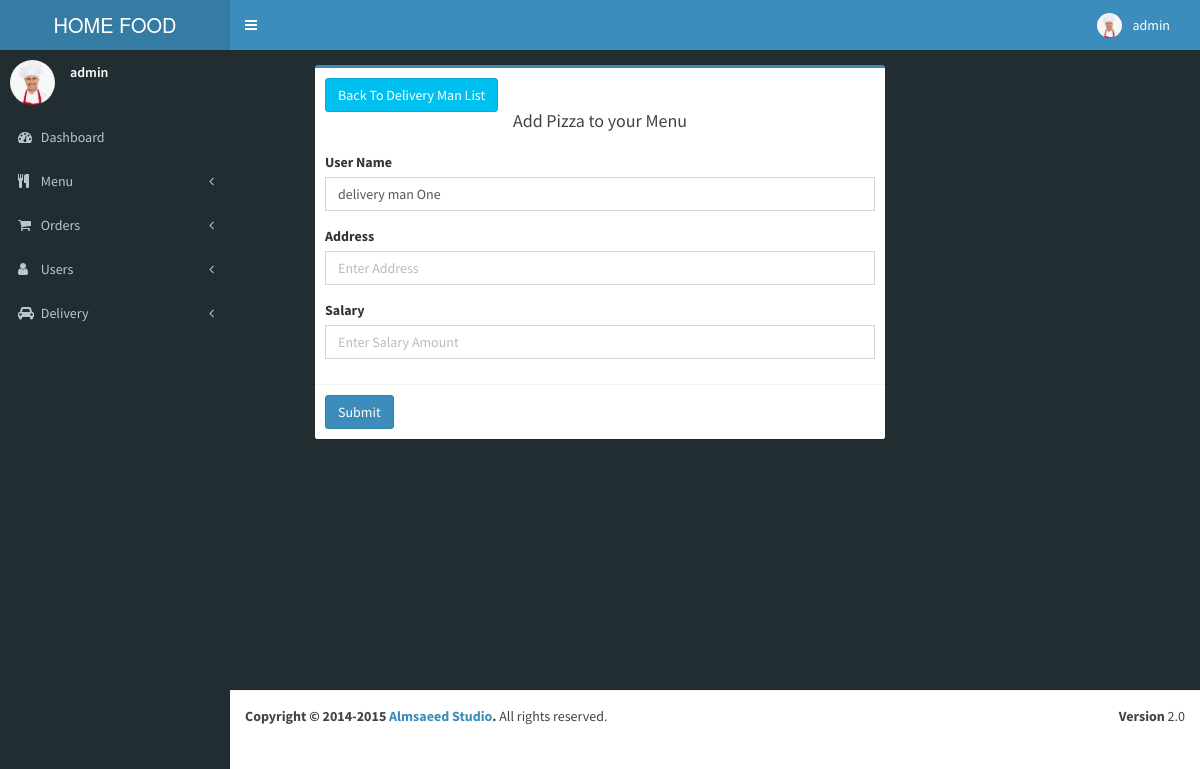
/admin/delivery_man_info.php?id=7 (signed in), run on the app's committed database.
### tables this page shows
CREATE TABLE `user` (
  `id` int(11) NOT NULL,
  `full_name` varchar(255) NOT NULL,
  `email` varchar(255) NOT NULL,
  `phone_number` varchar(255) NOT NULL,
  `password` varchar(255) NOT NULL,
  `user_role` varchar(255) NOT NULL,
  `user_address` varchar(500) DEFAULT NULL,
  `user_zip` varchar(10) DEFAULT NULL,
  `user_area` varchar(55) DEFAULT NULL,
  `shop_name` varchar(55) DEFAULT NULL,
  `nid_number` varchar(15) DEFAULT NULL,
  `profile_image` varchar(255) DEFAULT 'uploads/default-profile-picture.jpg'
);

### admin/delivery_man_info.php (the view, shortened to what this page needs)
<?php require('./_includes/head.php'); ?>
<?php require('./_includes/header.php'); ?>
<?php require('./_includes/sidebar.php'); ?>
        <section class="content">
          <div class="row">
            <div class="col-md-3"></div>
            <div class="col-md-6">
              <div class="box box-primary">
                <div class="box-header">
                  <a href="show_delivery_man_info.php"><button class="btn btn-info">Back To Delivery Man List</button></a>
                  <div class="text-center"><h3 class="box-title">Add Pizza to your Menu</h3></div>
                </div>
                <?php
                include_once '../db_connection.php';
                if ($_SERVER['REQUEST_METHOD'] === 'GET') {
                    if(isset($_GET['id'])){
                        $dman_id = $_GET['id'];
                        $sql = "SELECT * FROM user WHERE id = $dman_id";
                        $results = $conn->query($sql);
                        $userInfo = $results->fetch_assoc();
                    }
                }
                ?>
                <form role="form" action="delivery_man_info.php" method="POST">
                    <div class="box-body">
                        <div class="form-group">
                        <label for="exampleInputEmail1">User Name</label>
                        <input type="text" class="form-control" name="name" value="<?php echo $userInfo['full_name'];?>" id="exampleInputEmail1" placeholder="Enter Name">
                        </div>
                        <div class="form-group">
                        <label for="exampleInputEmail1">Address</label>
                        <input type="text" class="form-control" name="address" value="" id="exampleInputEmail1" placeholder="Enter Address">
                        </div>
                        <div class="form-group">
                        <label for="exampleInputEmail1">Salary</label>
                        <input type="text" class="form-control" name="salary" value="" id="exampleInputEmail1" placeholder="Enter Salary Amount">
                        </div>
                    </div>
                    <div class="box-footer">
                        <button type="submit" class="btn btn-primary">Submit</button>
                    </div>
                </form>
              </div>
            </div>
            <div class="col-md-3"></div>
          </div>
        </section>
      </div>
<?php require('./_includes/footer.php'); ?>

### admin/_includes/header.php (shortened to what this page needs)
<?php
$userID = $_SESSION['userID'];
if (!isset($_SESSION['isLoggedIn'])) {
  header('Location: ../signin.php');
  exit;
} elseif($_SESSION['userRole'] == 'admin' || $_SESSION['userRole'] == 'seller' ) {
  ?><header class="main-header">
  <a href="index.php" class="logo">HOME FOOD</a>
  <nav class="navbar navbar-static-top" role="navigation">
    <a href="#" class="sidebar-toggle" data-toggle="offcanvas" role="button">
    </a>
    <div class="navbar-custom-menu">
      <ul class="nav navbar-nav">
<?php
include_once '../db_connection.php';
$sql = "SELECT * FROM user WHERE id = $userID";
$user = $conn->query($sql);
$info = mysqli_fetch_assoc($user);
?>
        <li class="dropdown user user-menu">
          <a href="#" class="dropdown-toggle" data-toggle="dropdown">
            <img src="../<?php echo $info['profile_image']; ?>" class="user-image" alt="User Image" />
            <span class="hidden-xs"><?php echo $_SESSION['userName'] ?></span>
          </a>
        </li>
      </ul>
    </div>
  </nav>
</header>
<?php
}else{
  header('Location: ../index.php');
};
?>

### admin/_includes/sidebar.php (shortened to what this page needs)
<?php
include_once '../db_connection.php';
$sql = "SELECT * FROM user WHERE id = $userID";
$user = $conn->query($sql);
$info = mysqli_fetch_assoc($user);
?>
      <aside class="main-sidebar">
        <section class="sidebar">
          <div class="user-panel">
            <div class="pull-left image">
              <img src="../<?php echo $info['profile_image']; ?>" class="img-circle" alt="User Image" />
            </div>
            <div class="pull-left info">
              <p><?php echo $_SESSION['userName']; ?></p>
            </div>
          </div>
          <ul class="sidebar-menu">
            <li>
              <a href="index.php">
                <i class="fa fa-dashboard"></i> <span>Dashboard</span>
              </a>
            </li>
            <li class="treeview">
              <a href="#">
                <i class="fa fa-cutlery"></i>
                <span>Menu</span>
                <i class="fa fa-angle-left pull-right"></i>
              </a>
            </li>
            <li class="treeview">
              <a href="#">
                <i class="fa fa-shopping-cart"></i>
                <span>Orders</span>
                <i class="fa fa-angle-left pull-right"></i>
              </a>
            </li>
            <?php if( $_SESSION['userRole'] == 'admin') { ?>
            <li class="treeview">
              <a href="#">
                <i class="fa fa-user"></i>
                <span>Users</span>
                <i class="fa fa-angle-left pull-right"></i>
              </a>
            </li>
            <?php } ?>
            <li class="treeview">
              <a href="#">
                <i class="fa fa-car"></i>
                <span>Delivery</span>
                <i class="fa fa-angle-left pull-right"></i>
              </a>
            </li>
          </ul>
        </section>
      </aside>

### data on the page
user: profile_image (picture)
user: name "delivery man One"

### other printed values
$_SESSION['userName'] "admin"
